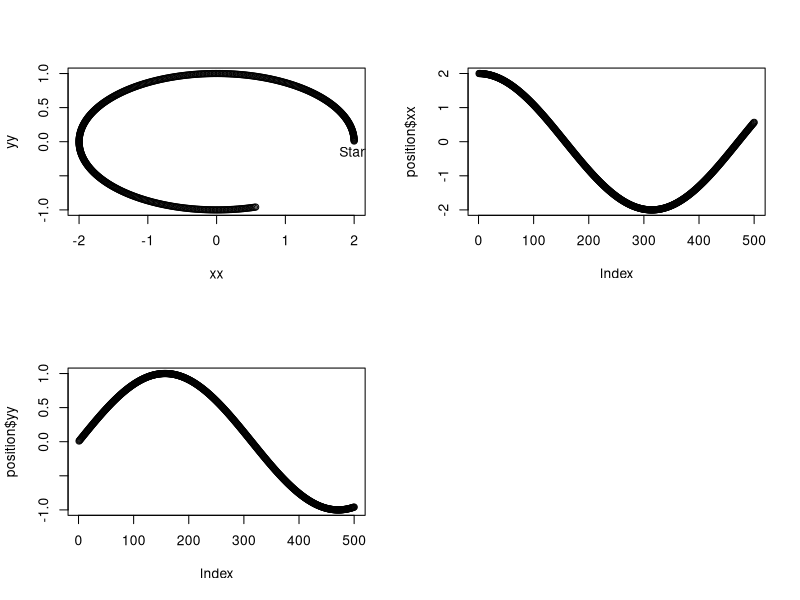
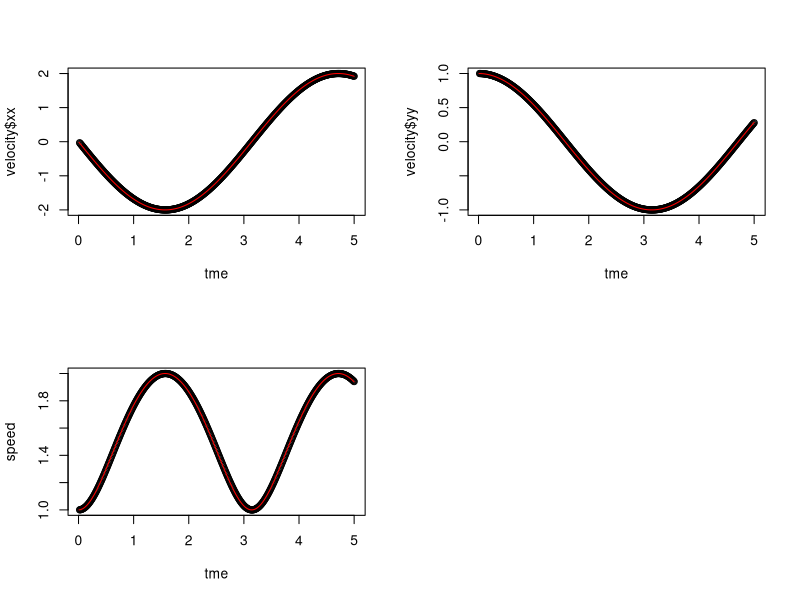
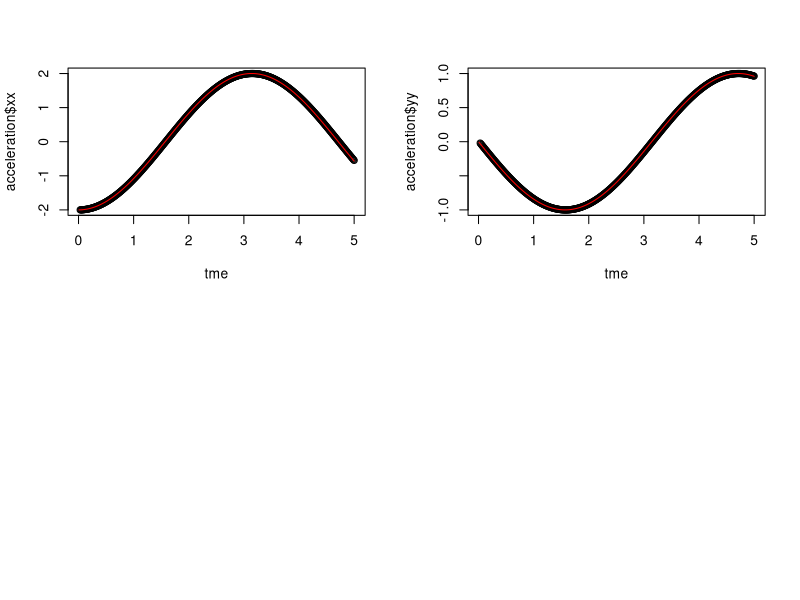
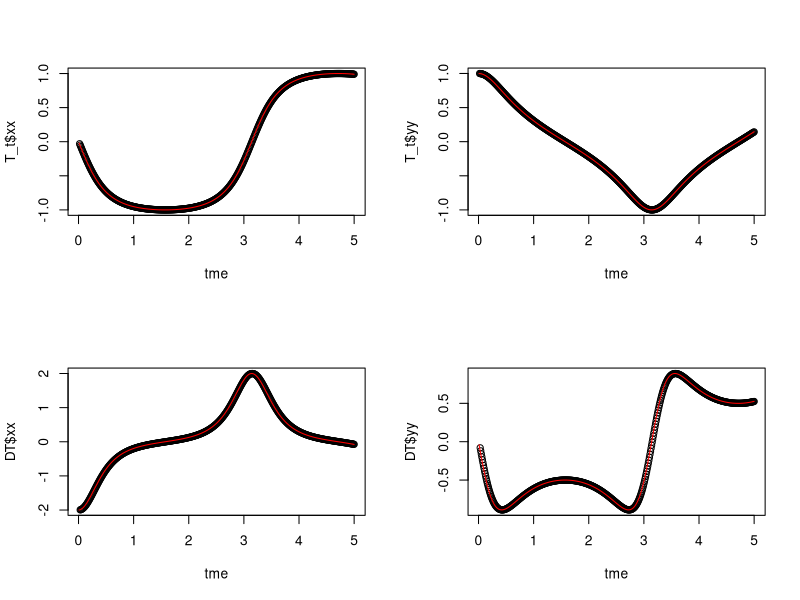
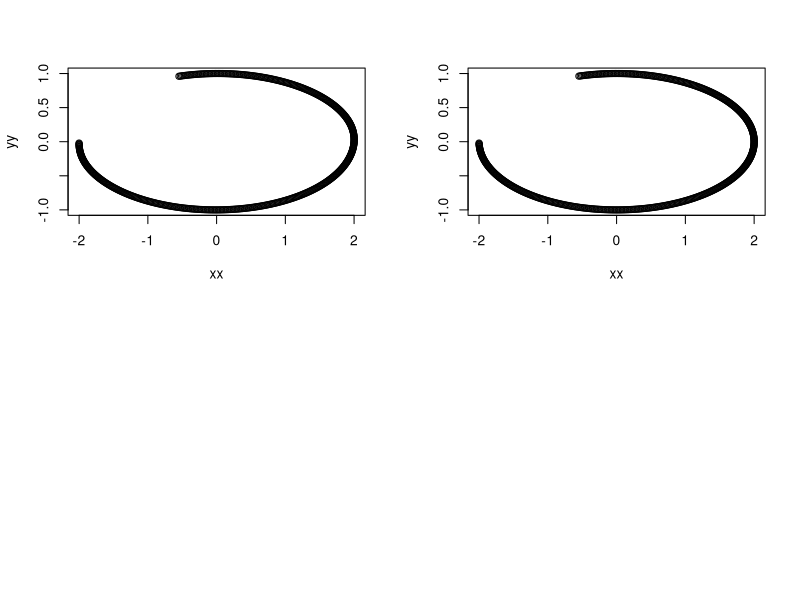
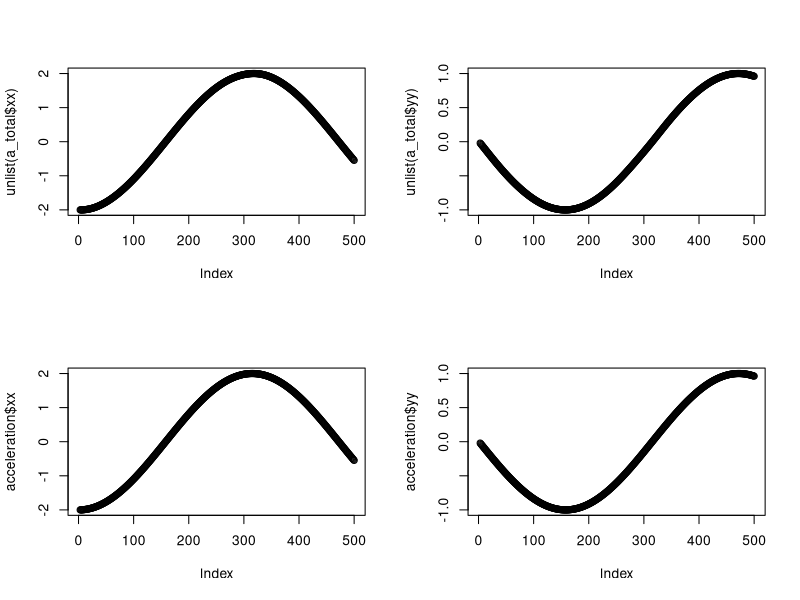
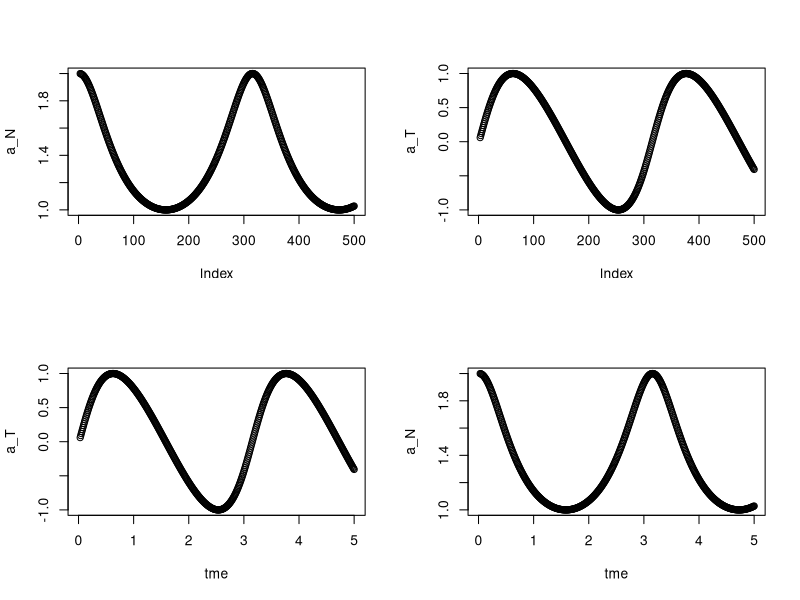
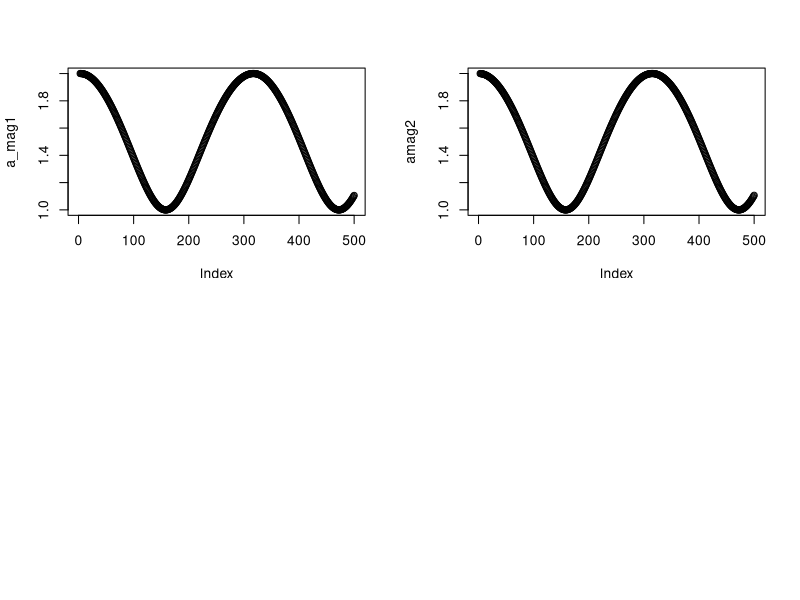

Reproduce these figures in R, in order.
# Setup
ipak <- function(pkg){
     new.pkg <- pkg[!(pkg %in% installed.packages()[, "Package"])]
     if(length(new.pkg)) install.packages(new.pkg, dependencies = TRUE)
     sapply(pkg, require, character.only = TRUE)
}

packages <- c("ggplot2", "scales", "multcomp", "plyr", "car", "lme4", "plotrix")

ipak(packages); rm(packages)

# example from here: http://cfsv.synechism.org/c2/sec23.pdf


# example data
fps = 100
tme = 1:500  / fps # seconds
position = data.frame(xx = 2 * cos(tme), yy = sin(tme))
dim(position)
quartz(title = "position")
par(mfrow =c(2,2))
plot(position)
text(x = 2, y = 0, labels = "Start", adj = c(0.5, 1.5))

plot(position$xx)
plot(position$yy)


# velocity
velocity = data.frame(rbind(c(NA, NA), apply(position, MARGIN = 2, FUN = diff))) * fps
quartz("velocity")
par(mfrow =c(2,2))
speed = sqrt(velocity$xx^2 + velocity$yy^2)
plot(velocity$xx, x = tme) # calculated
lines(y = -2*sin(tme), x = tme, col = 'red') # theoretical
plot(velocity$yy, x = tme)
lines(y = cos(tme), x = tme, col = 'red') # theoretical

plot(speed, x = tme)
lines(y = sqrt(3 * sin(tme)^2 + 1), x = tme, col = 'red') # theoretical 

# acceleration
acceleration = data.frame(rbind(c(NA, NA), apply(velocity, MARGIN = 2, FUN = diff))) * fps
quartz("acceleration")
par(mfrow =c(2,2))
plot(acceleration$xx, x = tme) # calculated
lines(y = -2*cos(tme), x = tme, col = 'red') # theoretical
plot(acceleration$yy, x = tme)
lines(y = -sin(tme), x = tme, col = 'red') # theoretical


# unit tangent vector
T_t = velocity / speed
quartz("UnitTangentVector")
par(mfrow = c(2,2))
plot(T_t$xx, x = tme)  # calculated
lines(sqrt(2/(5-3*cos(2 * tme))) * -2*sin(tme), x = tme, col = 'red') # theoretical
plot(T_t$yy, x = tme)
lines(sqrt(2/(5-3*cos(2 * tme))) * cos(tme), x = tme, col = 'red') # theoretical

DT = data.frame(rbind(c(NA, NA), apply(T_t, MARGIN = 2, FUN = diff))) * fps
plot(DT$xx, x = tme) # calculated
lines(y = sqrt(2/(5-3*cos(2 * tme))) * 
           -2*cos(tme) - (3*sqrt(2) * sin(2*tme) 
                          / (5 - 3*cos(2*tme))^(3/2)) 
      * -2*sin(tme), x = tme, col= 'red') # theoretical

plot(DT$yy, x = tme)
lines(y = sqrt(2/(5-3*cos(2 * tme))) * 
           -sin(tme) - (3*sqrt(2) * sin(2*tme) 
                          / (5 - 3*cos(2*tme))^(3/2)) 
      * cos(tme), x = tme, col= 'red') # theoretical

# check time point 0.79 (pi / 4)
position[tme == 0.79, ]
sqrt(2) #theory
1/sqrt(2)

velocity[tme == 0.79, ]

speed[tme == 0.79]
sqrt(5/2)#theory

T_t[tme == 0.79, ]
1/sqrt(5) * -2#theory
1/sqrt(5) * 1

DT1 = DT[tme == 0.79, ]
aa = -1 / (5 * sqrt(5)) * 4 #theory
bb = -1 / (5 * sqrt(5)) * 8

NormDT = sqrt(DT$xx^2 + DT$yy^2)
4/5 # theory

Curvature = NormDT / speed
Curvature[tme == 0.79]
(4/5) / sqrt(5/2) # theory


# compute a_N (normal acceleration) and a_T (tangential acceleration)
# we know a

# a_T = ds/dt
a_T = dsdt = c(NA, diff(speed) * fps)
dsdt[tme == 0.79] # tangential acceleration calculation
1/sqrt(2) * (5 - 3 * cos(2 * pi / 4))^(-0.5)* (3* sin(2 * pi/4)) # theory tangential accel
3 / sqrt(10) # theory

# a_N = speed^2 * curvature
a_N = speed^2 * Curvature
a_N[tme == 0.79] # calculated
4/sqrt(10) # theoretical -- great!

# check a = a



acceleration[tme == 0.79, ]
-sqrt(2) * 1/sqrt(5) * -2
-1/(sqrt(2)) * 1/sqrt(5) * 1

sqrt((-sqrt(2) * 1/sqrt(5) * -2)^2 + (-1/(sqrt(2)) * 1/sqrt(5) * 1)^2)

3/sqrt(10)

# dot product version of calculation of tangential acceleration
#a_T = acceleration dot T_t
c(-sqrt(2), -1/sqrt(2)) %*% (1/sqrt(5) * c(-2, 1)) # theory
a_T_ver2 <- sapply(X = 1:nrow(acceleration), FUN  = function(x) unlist(acceleration[x, ]) %*% unlist(T_t[x, ]))
a_T_ver2[tme == 0.79] # calculation close
a_T[tme == 0.79] # other calculation
3/sqrt(10) #theory


# dot product version of calculating normal acceleration
# a_N = acceleration dot N_t
# where N_t = DT  / ||DT|| where, ||DT|| is the norm of DT
N_t = data.frame(t(sapply(1:nrow(DT), FUN = function(x) unlist(DT[x, ] / NormDT[x]))))
a_N_ver2 <- sapply(X = 1:nrow(acceleration), FUN  = function(x) unlist(acceleration[x, ]) %*% unlist(N_t[x,]))
a_N_ver2[tme == 0.79] # calculated with one method
a_N[tme == 0.79] # calculated
4/sqrt(10) # theoretical -- close

# check total accel by adding normal and tangential accelerations
# a_total = a_T * T_t + a_N * N_t
a_total = as.data.frame(t(sapply(X = 1:nrow(acceleration), FUN  = function(x) a_T[x] * T_t[x, ] + a_N[x] * N_t[x,] )))
plot(a_total)
plot(acceleration)
quartz("atotal")
par(mfrow = c(2,2))
plot(unlist(a_total$xx))
plot(unlist(a_total$yy))
plot(acceleration$xx)
plot(acceleration$yy)

plot(a_N)
plot(a_T)


plot(a_T, x = tme)
plot(a_N, x = tme)

T_t[tme == 0.79, ]
1/sqrt(5) * c(-2, 1)

a_T[tme == 0.79]

# calculate magnitude of acceleration, using two methods
# 1. Normal and tangential acceleration
a_mag1 = sqrt(a_T^2 + a_N^2)
plot(a_mag1)

amag2 = sqrt(acceleration$xx^2 + acceleration$yy^2)
plot(amag2)

round(amag2, 1) == round(a_mag1, 1)

df1 = data.frame(amag2, a_mag1, abs(amag2 - a_mag1))
df1

# Questions for Stacey:
# Do people report magnitude of acceleration by combining X and Y
# or do they report tangential and normal acceleration separately?
